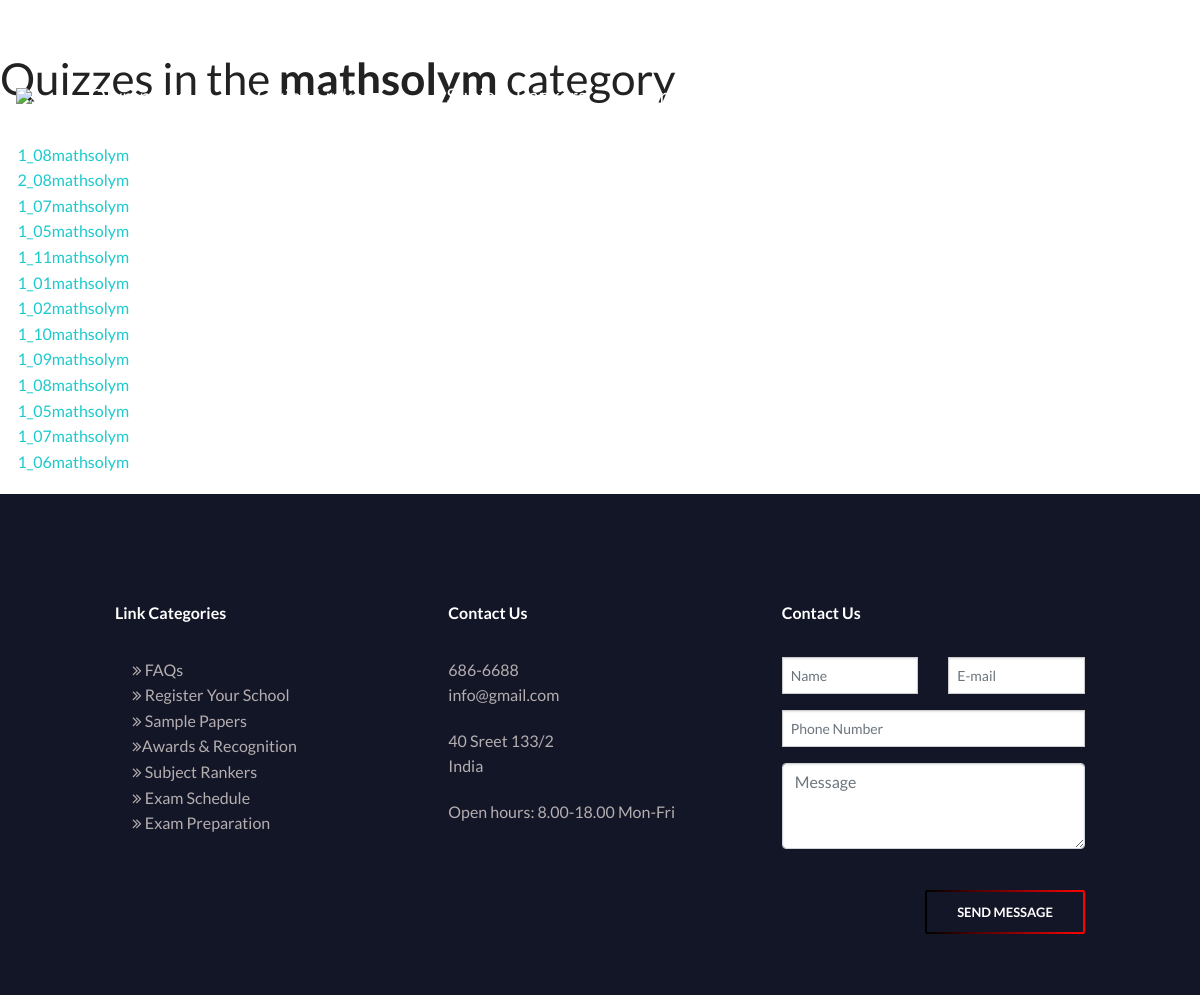
The page /category/mathsolym/ on the database its author committed.
### quiz/models.py (models this page shows, shortened)
class Category(models.Model):
    category = models.CharField(
        verbose_name=_("Category"),
        max_length=250, blank=True,
        unique=True, null=True)
    objects = CategoryManager()
    class Meta:
        verbose_name = _("Category")
        verbose_name_plural = _("Categories")

class Quiz(models.Model):
    title = models.CharField(
        verbose_name=_("Title"),
        max_length=60, blank=False)
    url = models.SlugField(
        max_length=60, blank=False,
        help_text=_("a user friendly url"),
        verbose_name=_("user friendly url"))
    category = models.ForeignKey(
        Category, null=True, blank=True,
        verbose_name=_("Category"), on_delete=models.CASCADE)
    standard = models.ForeignKey(
            Standard, null=True, blank=True,
            verbose_name=_("Standard"), on_delete=models.CASCADE)
    random_order = models.BooleanField(
        blank=False, default=False,
        verbose_name=_("Random Order"),
        help_text=_("Display the questions in "
                    "a random order or as they "
                    "are set?"))
    max_questions = models.PositiveIntegerField(
        blank=True, null=True, verbose_name=_("Max Questions"),
        help_text=_("Number of questions to be answered on each attempt."))
    answers_at_end = models.BooleanField(
        blank=False, default=False,
        help_text=_("Correct answer is NOT shown after question."
                    " Answers displayed at the end."),
        verbose_name=_("Answers at end"))
    exam_paper = models.BooleanField(
        blank=False, default=False,
        help_text=_("If yes, the result of each"
                    " attempt by a user will be"
                    " stored. Necessary for marking."),
        verbose_name=_("Exam Paper"))
    single_attempt = models.BooleanField(
        blank=False, default=False,
        help_text=_("If yes, only one attempt by"
                    " a user will be permitted."
                    " Non users cannot sit this exam."),
        verbose_name=_("Single Attempt"))
    pass_mark = models.SmallIntegerField(
        blank=True, default=0,
        verbose_name=_("Pass Mark"),
        help_text=_("Percentage required to pass exam."),
        validators=[MaxValueValidator(100)])
    draft = models.BooleanField(
        blank=True, default=False,
        verbose_name=_("Draft"),
        help_text=_("If yes, the quiz is not displayed"
                    " in the quiz list and can only be"
                    " taken by users who can edit"
                    " quizzes."))
    ispaid =  models.BooleanField(blank=True, default=False, help_text=_("If yes, than  quiz is subscribed by user"))
    ispaid_final =  models.BooleanField(blank=True, default=False, help_text=_("If yes, than  quiz is subscribed by user"))
    class Meta:
        verbose_name = _("Quiz")
        verbose_name_plural = _("Quizzes")

### quiz/views.py (the view)
class ViewQuizListByCategory(ListView):
    model = Quiz
    template_name = 'view_quiz_category.html'
    def dispatch(self, request, *args, **kwargs):
        self.category = get_object_or_404(
            Category,
            category=self.kwargs['category_name']
        )
        return super(ViewQuizListByCategory, self).\
            dispatch(request, *args, **kwargs)
    def get_context_data(self, **kwargs):
        context = super(ViewQuizListByCategory, self)\
            .get_context_data(**kwargs)
        context['category'] = self.category
        return context
    def get_queryset(self):
        queryset = super(ViewQuizListByCategory, self).get_queryset()
        return queryset.filter(category=self.category, draft=False)

### quiz/templates/view_quiz_category.html (shortened to what this page needs)
{% extends 'base.html' %}
{% load i18n %}
{% block body %}
<h1>{% trans "Quizzes in the" %} <strong>{{ category.category }} </strong>{% trans "category" %}</h1>
  {% with object_list as quizzes %}
    {% if quizzes %}
        <ul>
        {% for quiz in quizzes %}
            <li>
			  <a href="{% url 'quiz_question' quiz_name=quiz.url %}">
				{{ quiz.title }}
			  </a>
			</li>
        {% endfor %}
        </ul>
    {% else %}
        <p>{% trans "There are no quizzes" %}</p>
    {% endif %}
  {% endwith %}
{% endblock %}

### static/Style.css (style rules this page uses)
body { padding: 0%; margin: 0%; font-family: 'Lato'; }
*, *::before, *::after { margin: 0; padding:0; box-sizing: border-box; }
html { font-family: 'Roboto',sans-serif; font-size: 10px; height: 100%; }
body { overflow-x: hidden; height: 100%; }
ul { list-style: none; }

### rows shown on the page
Category: category "mathsolym"
Quiz: title "1_08mathsolym"
Quiz: title "2_08mathsolym"
Quiz: title "1_07mathsolym"
Quiz: title "1_05mathsolym"
Quiz: title "1_11mathsolym"
Quiz: title "1_01mathsolym"
Quiz: title "1_02mathsolym"
Quiz: title "1_10mathsolym"
Quiz: title "1_09mathsolym"
Quiz: title "1_08mathsolym"
Quiz: title "1_05mathsolym"
Quiz: title "1_07mathsolym"
Quiz: title "1_06mathsolym"
